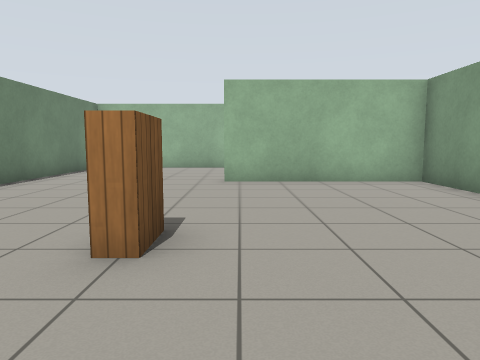
[1] (above)

20 first-person views from a walk through a world built for the Gazebo simulator. The camera is 0.94 m above the floor, tilts 6° down and sees 70° across. The floor is counted in squares, 1 m on a side. Each view is taken from the middle of a square. On the plan, view 1 faces up. The plan holds only what a view shows up to about 12 squares ahead; the rest is blank. Simple patterns stand in for the simulator's built-in surfaces. Simple shapes stand in for some stock models.

[2]
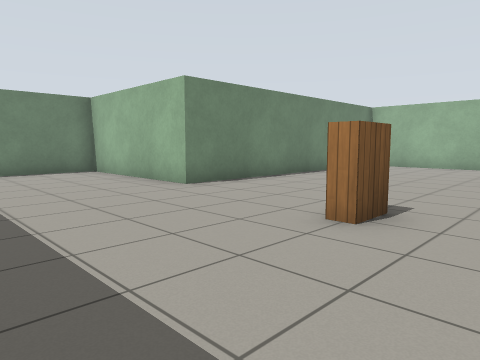

[3]
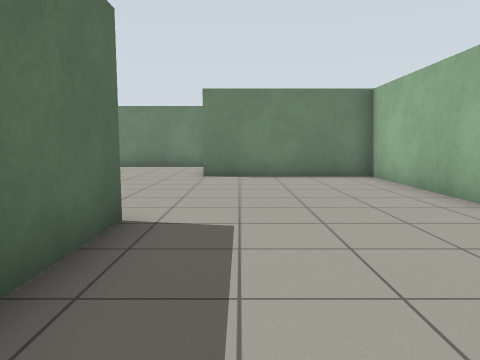

[4]
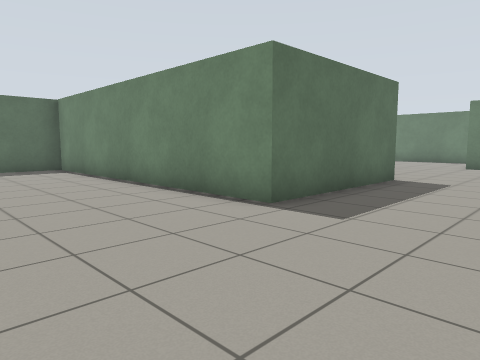

[5]
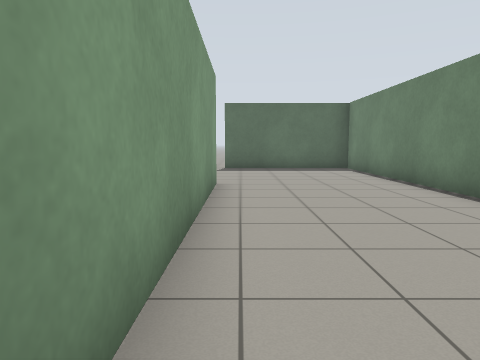

[6]
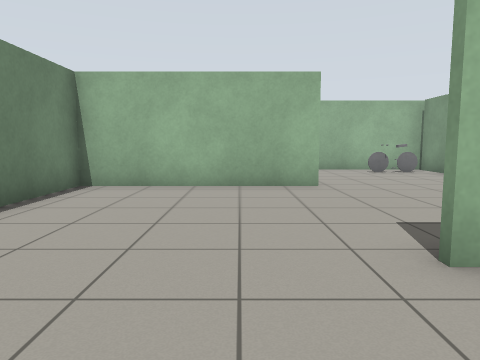

[7]
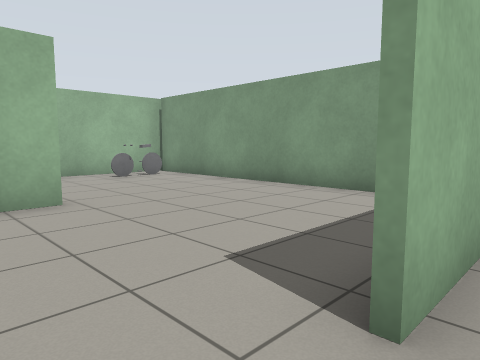

[8]
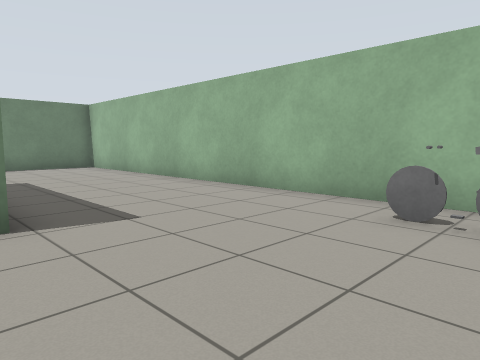

[9]
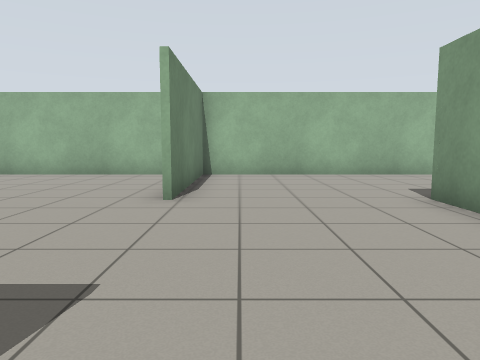

[10]
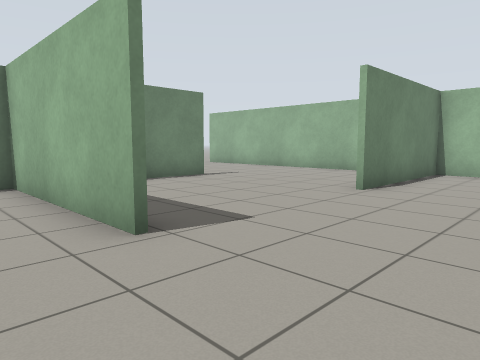

[11]
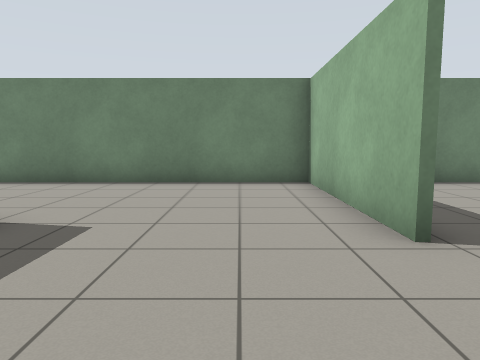

[12]
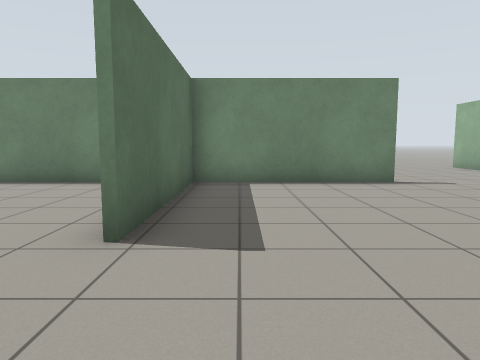

[13]
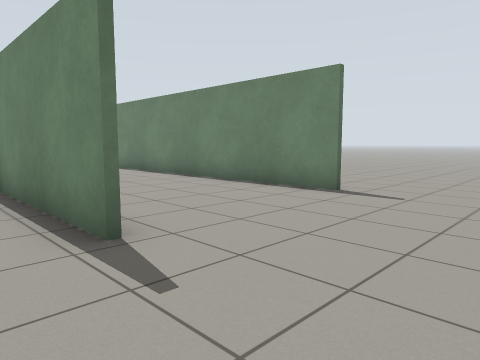

[14]
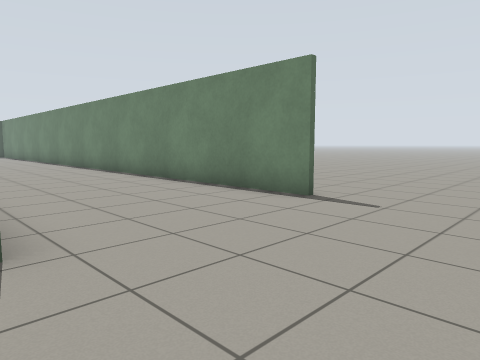

[15]
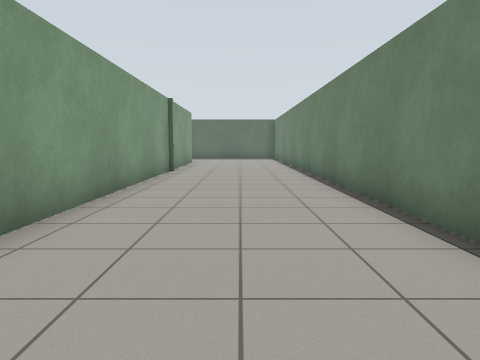

[16]
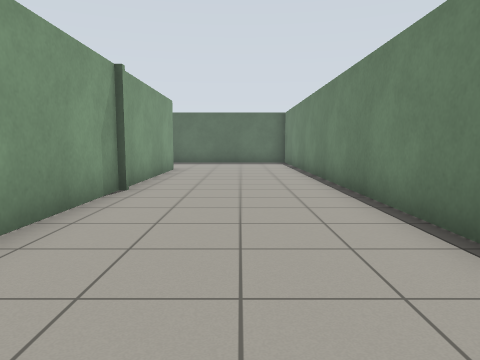

[17]
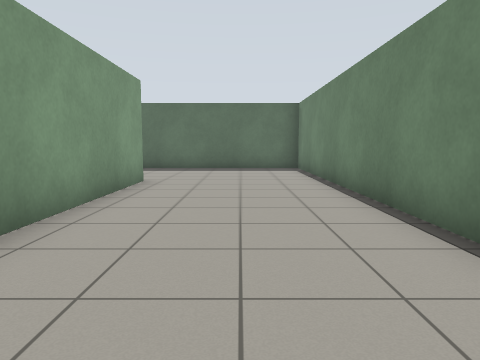

[18]
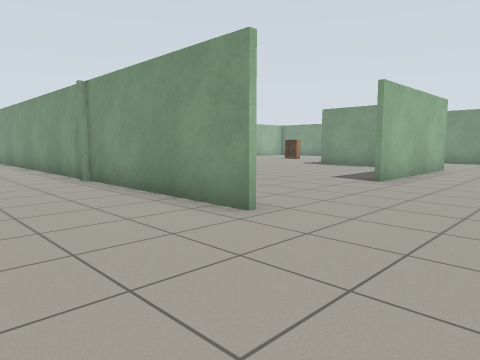

[19]
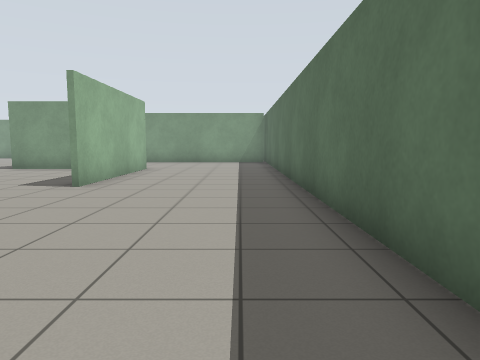

[20]
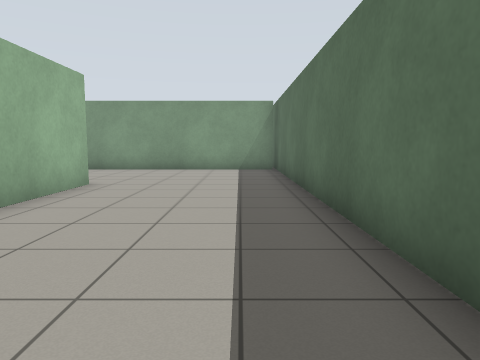

### Floor plan
Points are (right, up) in squares from view 1. A wall is a line through its corners. A room is listed if a view was taken in it or the views show most of it. See-through windows are left out.
Room 1 (views 1, 2, 3, 4, 5, 6, 7, 8, 9, 10, 11, 12, 13, 14, 15, 16, 17, 18, 19, 20)
walls: (-10.1, 8.5) (-15.5, 8.5); (-5.2, -1.5) (-0.2, -1.5) (-0.2, -11); (-15.5, 8.8) (-10.1, 8.8); (-5.7, 12.5) (-5.7, 13.9); (-5, -6.5) (-10.6, -6.5); (-15.5, -6.8) (-15.5, 7.6); (-15.4, 13.9) (-15.4, 1); (-0.1, 13.6) (-5.6, 13.6) (-5.6, 3.8) (-10.9, 3.8) (-10.9, -1.1); (4.6, 6.4) (4.6, 8.5) (-0.5, 8.5); (-20.3, 13.6) (-20.3, -10.1); (-10.1, 18.6) (-10.1, 13.6); (4.6, 10.8) (4.6, 18.6) (-16.5, 18.6); (-16.2, -11.3) (-1, -11.3); (4.6, -6.1) (4.6, 1.2); (0.1, -11.3) (1.8, -11.3)
objects: bookshelf (-1, 3); bicycle (3, 17) to (4, 17)

Where each view was taken, in squares from view 1:
view 1: 0 up, 0 right, facing up
view 2: 1 down, 1 right, facing up-left
view 3: 0 up, 1 left, facing left
view 4: 2 up, 4 right, facing down-left
view 5: 2 up, 4 right, facing down
view 6: 6 up, 2 left, facing up
view 7: 8 up, 2 left, facing up-right
view 8: 13 up, 4 right, facing up-left
view 9: 8 up, 9 left, facing up
view 10: 7 up, 7 left, facing up-left
view 11: 7 up, 7 left, facing left
view 12: 10 up, 7 left, facing left
view 13: 17 up, 14 left, facing down-left
view 14: 17 up, 15 left, facing down-left
view 15: 11 up, 18 left, facing down
view 16: 6 up, 18 left, facing down
view 17: 2 up, 18 left, facing down
view 18: 10 down, 19 left, facing up-right
view 19: 10 down, 18 left, facing right
view 20: 10 down, 13 left, facing right
